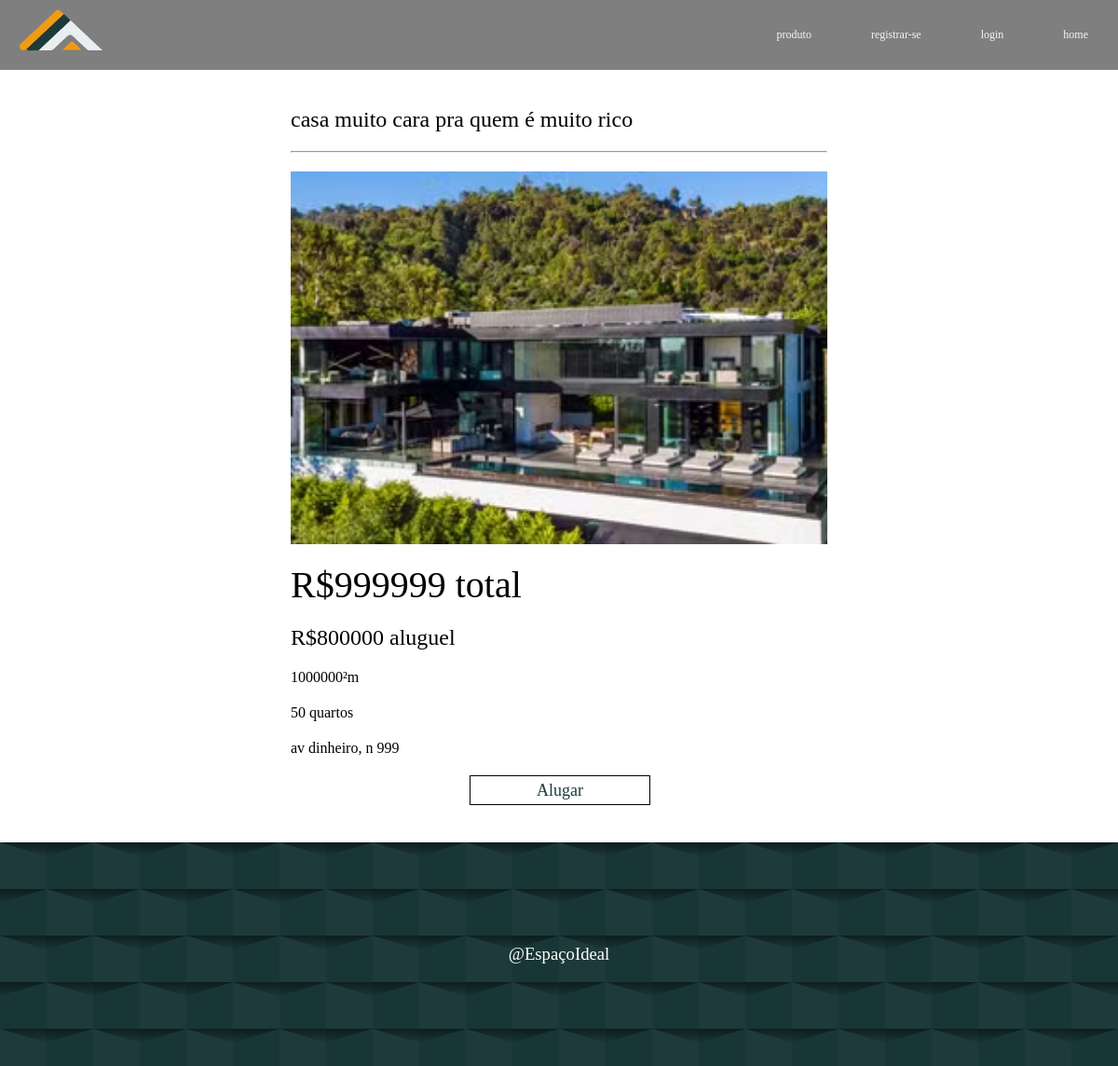
Page /produto.php?id=32 on the committed database.
### tables this page shows
CREATE TABLE `produtos` (
  `id_produtos` int(11) NOT NULL,
  `descricao` varchar(100) NOT NULL,
  `preco_total` float NOT NULL,
  `preco_aluguel` float NOT NULL,
  `metros` float NOT NULL,
  `quartos` int(3) NOT NULL,
  `endereco` varchar(100) NOT NULL,
  `data_envio` date NOT NULL DEFAULT current_timestamp(),
  `foto_caminho` varchar(100) NOT NULL,
  `foto_nome` varchar(100) NOT NULL,
  `fk_cliente` int(11) DEFAULT NULL
);

### produto.php (the view, shortened to what this page needs)
<link rel="stylesheet" href="styles/produto.css">
<body>
    <?php
        include_once "_includes/_header.php";
    ?>
    <main>
        <?php
        include_once "_includes/_conexao.php";
        $id = $_GET['id'];
        $comando = "SELECT * FROM produtos WHERE id_produtos = ?";
        $preparo = mysqli_prepare($conexao, $comando);
        mysqli_stmt_bind_param($preparo, "i", $id);
        mysqli_stmt_execute($preparo);
        $resultado = mysqli_stmt_get_result($preparo);
        $produtos = mysqli_fetch_assoc($resultado);
        ?>
        <article>
            <h1><?php echo $produtos['descricao'];?></h1>
            <hr>
            <img src="<?php echo $produtos['foto_caminho'];?>" alt="">
            <p id="preco_total">R$<?php echo $produtos['preco_total'];?> total</p>
            <p id="preco_aluguel">R$<?php echo $produtos['preco_aluguel'];?> aluguel</p>
            <p id="metros"><?php echo $produtos['metros'];?>²m</p>
            <p id="quartos"><?php echo $produtos['quartos'];?> quartos</p>
            <p id="endereco"><?php echo $produtos['endereco'];?></p>
            <?php
                if($produtos['fk_cliente']==null){
                    ?>
                        <a href = "_includes/_backalugar.php?id_produto=<?php echo $id?>">Alugar</a>
                    <?php
                }
                else{
                    ?>
                        <a href = "_includes/_backdesalugar.php?id_produto=<?php echo $id?>">Devolver</a>
                    <?php
                }
            ?>
        </article>
    </main>
</body>
</html>

### styles/produto.css (style rules this page uses)
main { height: auto; width: 100%; }
article * { margin-left: 20%; height: 60%; margin-right: 20%; }
article { height: auto; width: 80%; margin-left: 10%; padding-top: 5vh; padding-bottom: 5vh; display: flex; flex-direction: column; justify-content: space-between; gap: 2.5vh; }
article img { width: 60%; height: 50vh; object-fit: cover; }
article #preco_total { font-size: 5vh; }
article #preco_aluguel { font-size: 3vh; }
article #metros { font-size: 2vh; }
article a { width:20%; font-size: large; margin-left: 40%; height: 2.5vw; border: 1px solid black; color: #1E3A3A; cursor:pointer; display: flex; align-items: center; justify-content: center; text-decoration-line: none; }

### styles/all.css (style rules this page uses)
* { margin: 0; padding: 0; font-family: "Libre Baskerville", serif; font-weight: 400; font-style: normal; }

### styles/footer.css (style rules this page uses)
footer { height: 30vh; width: 100%; background-color: #1E3A3A; background-color: #1E3A3A; }
footer div { color: white; height: 100%; width: 100%; display: flex; justify-content: center; align-items: center; }

### rows in the picture
produtos: descricao "casa muito cara pra quem é muito rico", foto_caminho (picture), preco_total "999999", preco_aluguel "800000", metros "1000000", quartos "50", endereco "av dinheiro, n 999"
